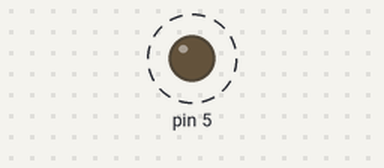
A sketch run on a simulated Arduino Uno, built for the host (arithmetic inside an expression is 32-bit, double 64-bit). Shown: output pins drawn as LEDs (lit = HIGH). Dashed ring = blinking.

Above: at 0.05 s.
Timing chart, 0 to 3.0 s (numbered marks = the images above):
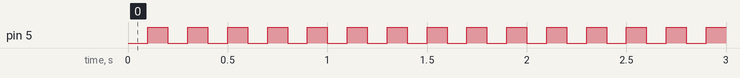

Measured:
- by itself, pin 5: alternates HIGH for 0.10 s and LOW for 0.10 s

The sketch:

stm32_f401re_led_blink.ino
```cpp
////////////////////////////////////////////////////////////////////////////
// Demo STM32 Core Support for Arduino:
// - LED Blink
// - Tested with Nucleo F401RE Board
// Author: Rawat S.
// Date: 2017-12-28
////////////////////////////////////////////////////////////////////////////

#define LED_PIN   PA5  // PA5 or D13 pin
#define DELAY_MS  100

int state = 0; // used for output (LED)

void setup() {
  pinMode( LED_PIN, OUTPUT ); // configure LED_PIN as output
}

void loop() {
  digitalWrite( LED_PIN, state ); // update the output
  state ^= 1;          // toggle the state
  delay( DELAY_MS );   // delay approx. for 100 msec
}
////////////////////////////////////////////////////////////////////////////
```
